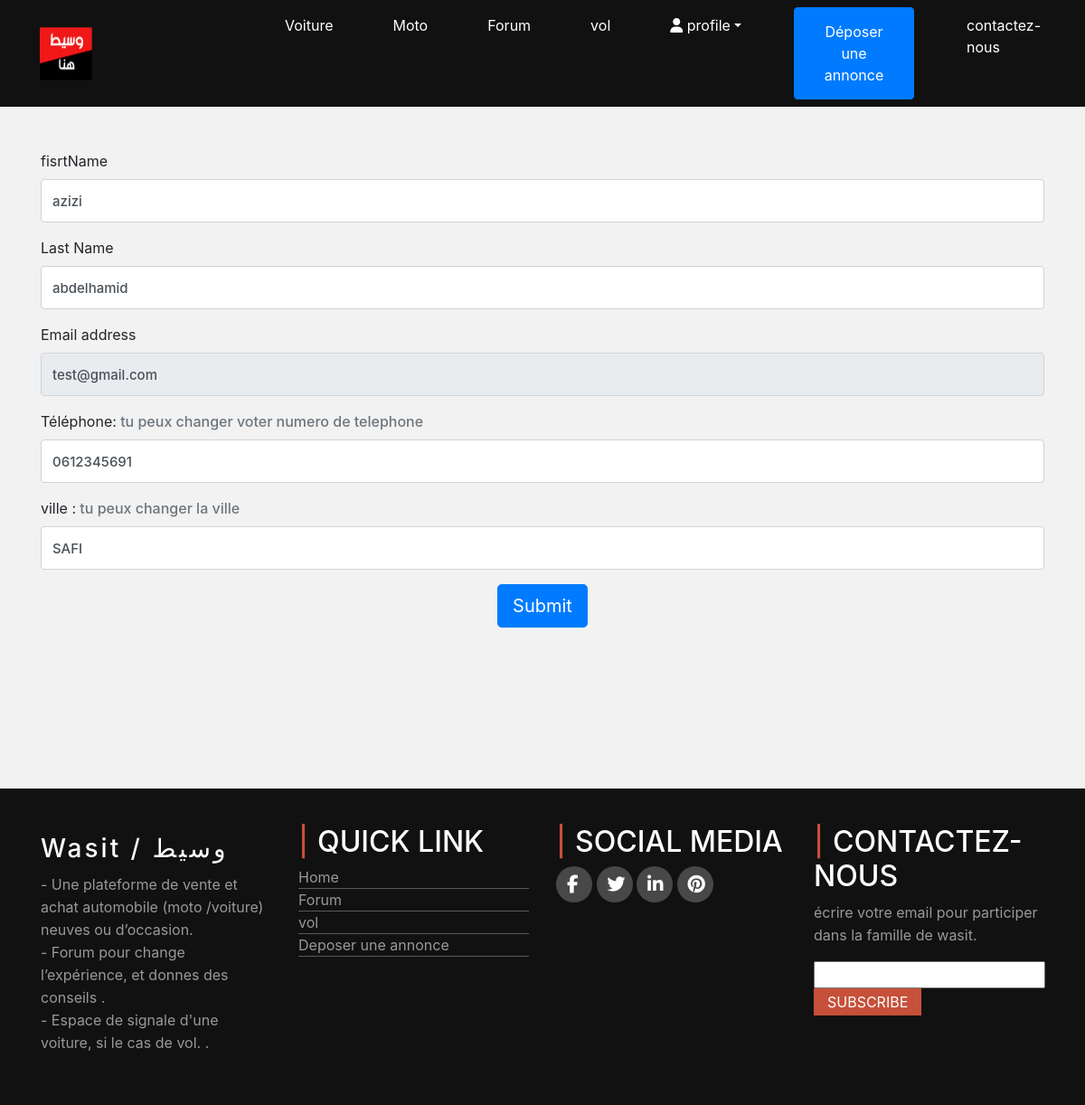
The app's page /setting.php (signed in) with its own data.
### tables this page shows
CREATE TABLE `client` (
  `idUser` int(11) NOT NULL,
  `nom` varchar(254) DEFAULT NULL,
  `prenom` varchar(254) DEFAULT NULL,
  `email` varchar(254) DEFAULT NULL,
  `password` varchar(254) DEFAULT NULL,
  `ville` varchar(254) DEFAULT NULL,
  `telephone` varchar(10) DEFAULT NULL
);

### includes/functions.php (called while the page is built, shortened)
<?php
include('conect.php');
function query($sql){
    global $con;
    return mysqli_query($con,$sql);
}

### setting.php (the view, shortened to what this page needs)
<?php
  include('includes/header.php');
            if ((isset($_SESSION['log']) && $_SESSION['log']=true)) {
              $idUser = $_SESSION['id'];
              $sql = " SELECT * FROM client WHERE idUser = $idUser";
              $result = query($sql);
              $info = mysqli_fetch_array($result);
              ?>
     <div class="container mt-5">
     	<div class="row">
     		<div class="col-lg-12 mb-5">
   <div class="form-group">
    <label >fisrtName</label>
    <input type="text" class="form-control"  value="<?php echo $info['nom']?>">
  </div>
  <div class="form-group">
    <label >Last Name</label>
    <input type="text" class="form-control" value="<?php echo $info['prenom']?>" >
  </div>
  <div class="form-group">
    <label >Email address</label>
    <input type="email" class="form-control" value="<?php echo $info['email']?>" disabled>
  </div>
  <form action="" method="POST">
  <div class="form-group">
    <label>Téléphone: </label><h6 style="display:inline" class="text-secondary"> tu peux changer voter numero de telephone  </h6>
    <input type="text" class="form-control" value="<?php echo $info['telephone']?>" name="telephone"  >
  </div>
  <div class="form-group">
    <label >ville :</label><h6 style="display:inline;" class="text-secondary"> tu peux changer la ville  </h6>
    <input type="text" class="form-control" value="<?php echo $info['ville']?>" name="ville" >
  </div>
  <button type="submit" class="btn btn-primary btn-lg d-block mx-auto " name="bt">Submit</button>
</form>
 </div>
     	</div>
     </div>
<?php
 include('includes/footer.php');
 ?>
        <?php
          }else{
            header('Location:login.php');
            exit();
          }
        ?>
</body>
</html>

### css/style.css (style rules this page uses)
* { box-sizing: border-box; }
body { margin: 0; padding: 0; background-color: #F2F2F2; }
.form-control { font-size: 15px; min-height: 48px; font-weight: 500; }

### records on screen
client: nom "azizi", prenom "abdelhamid", email "test@gmail.com", telephone "0612345691", ville "SAFI"
